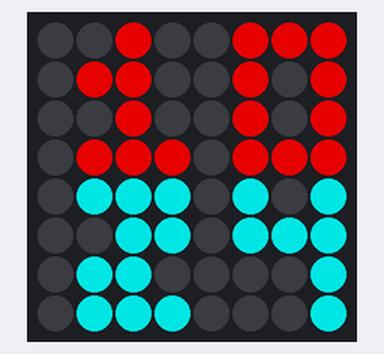
The program below on a simulated Raspberry Pi (BCM pin numbers) with a Sense HAT. Parts: the Sense HAT's 8×8 RGB LED matrix. Dim RGB values are drawn brighter than linear; the clock reads 2024-03-15 10:24:30 at power-on unless the program sets it. At 0.0 s the program stops and its outputs stay as they are.

Above: at 0.1 s.

The program:

clock.py
```python
#!/usr/bin/env python

from sense_hat import SenseHat
import time

sense = SenseHat()

number = [
0,1,1,1, #zero
0,1,0,1,
0,1,0,1,
0,1,1,1,
0,0,1,0, #one
0,1,1,0,
0,0,1,0,
0,1,1,1,
0,1,1,1, #two
0,0,1,1,
0,1,1,0,
0,1,1,1,
0,1,1,1, #three
0,0,1,1,
0,0,1,1,
0,1,1,1,
0,1,0,1, #four
0,1,1,1,
0,0,0,1,
0,0,0,1,
0,1,1,1, #five
0,1,1,0,
0,0,1,1,
0,1,1,1,
0,1,0,0, #six
0,1,1,1,
0,1,0,1,
0,1,1,1,
0,1,1,1, #seven
0,0,0,1,
0,0,1,0,
0,1,0,0,
0,1,1,1, #eight
0,1,1,1,
0,1,1,1,
0,1,1,1,
0,1,1,1, #nine
0,1,0,1,
0,1,1,1,
0,0,0,1
]

hourColour   = [255,0,0] # red
minuteColour = [0,255,255] # cyan
empty        = [0,0,0] # off / black

clockImage = [
0,0,0,0,0,0,0,0,
0,0,0,0,0,0,0,0,
0,0,0,0,0,0,0,0,
0,0,0,0,0,0,0,0,
0,0,0,0,0,0,0,0,
0,0,0,0,0,0,0,0,
0,0,0,0,0,0,0,0,
0,0,0,0,0,0,0,0
]

hour = time.localtime().tm_hour
minute = time.localtime().tm_min

# Map digits to clockImage array

pixelOffset = 0
index = 0
for indexLoop in range(0, 4):
	for counterLoop in range(0, 4):
		if (hour >= 10):
			clockImage[index] = number[int(hour/10)*16+pixelOffset]
		clockImage[index+4] = number[int(hour%10)*16+pixelOffset]
		clockImage[index+32] = number[int(minute/10)*16+pixelOffset]
		clockImage[index+36] = number[int(minute%10)*16+pixelOffset]
		pixelOffset = pixelOffset + 1
		index = index + 1
	index = index + 4

# Colour the hours and minutes

for index in range(0, 64):
	if (clockImage[index]):
		if index < 32:
			clockImage[index] = hourColour
		else:
			clockImage[index] = minuteColour
	else:
		clockImage[index] = empty

# Display the time

sense.set_rotation(90) # Optional
sense.low_light = True # Optional
sense.set_pixels(clockImage)
```
